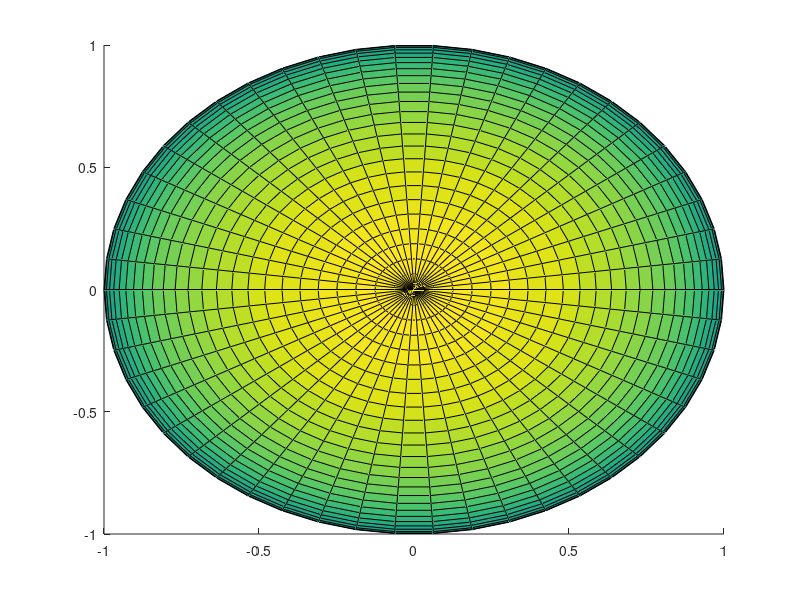

Here is the MATLAB script that generated this plot: (Note: this script raises an error after producing the figure.)
% GPT-3 vs GPT-4 MATLAB

% Define sphere radii
r1 = 1;
r2 = 541.43; %1000/1.75

% Create a grid of points for sphere 1
[x1, y1, z1] = sphere(50);

% Scale the points by the sphere radius
x1 = x1 * r1;
y1 = y1 * r1;
z1 = z1 * r1;

% Create a grid of points for sphere 2
[x2, y2, z2] = sphere(50);

% Scale the points by the sphere radius
x2 = x2 * r2;
y2 = y2 * r2;
z2 = z2 * r2;

% Plot the spheres
figure;
hold on;
surf(x1, y1, z1);

alpha(0.5);
surf(x2-542, y2-542, z2);

alpha(0.5);
hold off;

% Add labels to the spheres
legend("GPT-3 (175 billion parameters)", "GPT-4 (r = 100 trillion parameters)")

% Add a title
title("Comparison of Spheres GPT-3 vs GPT-4")
